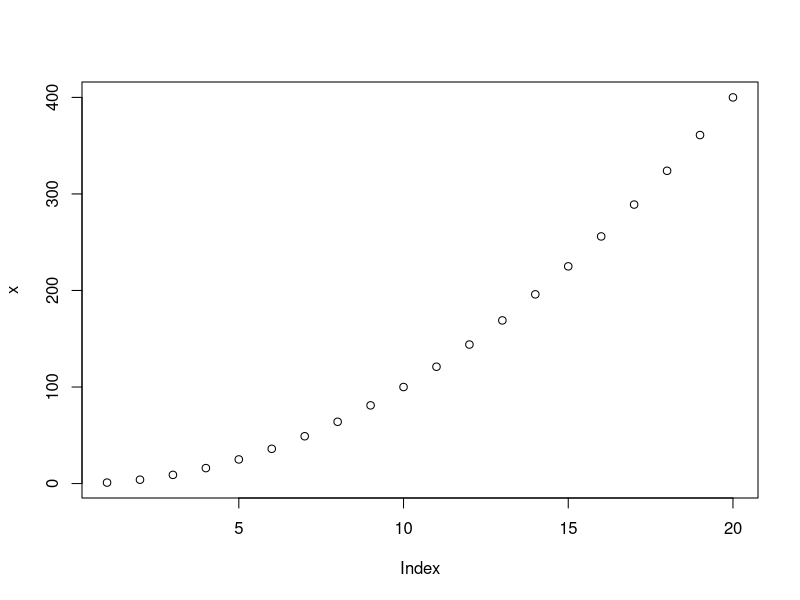
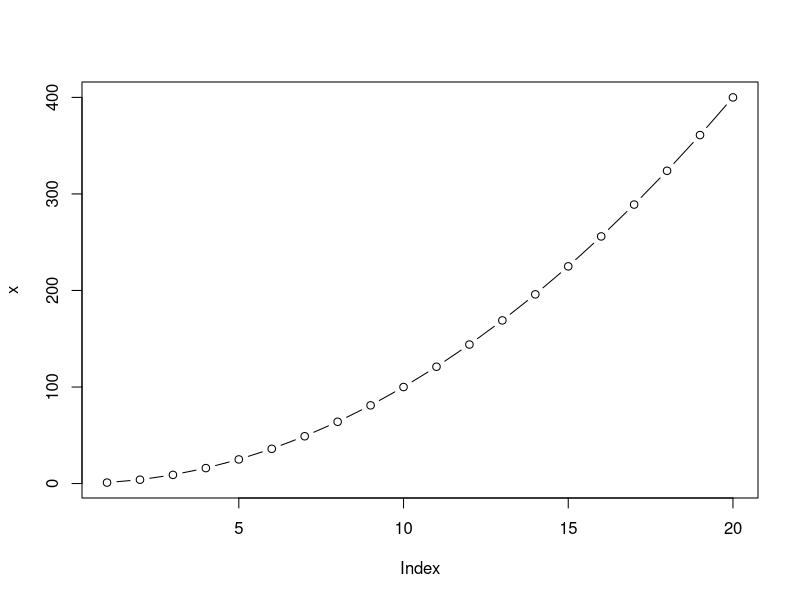
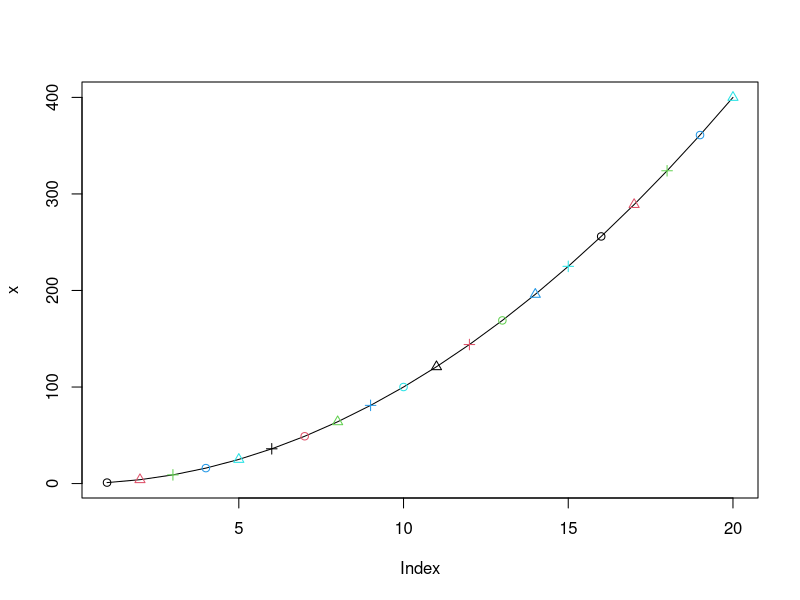
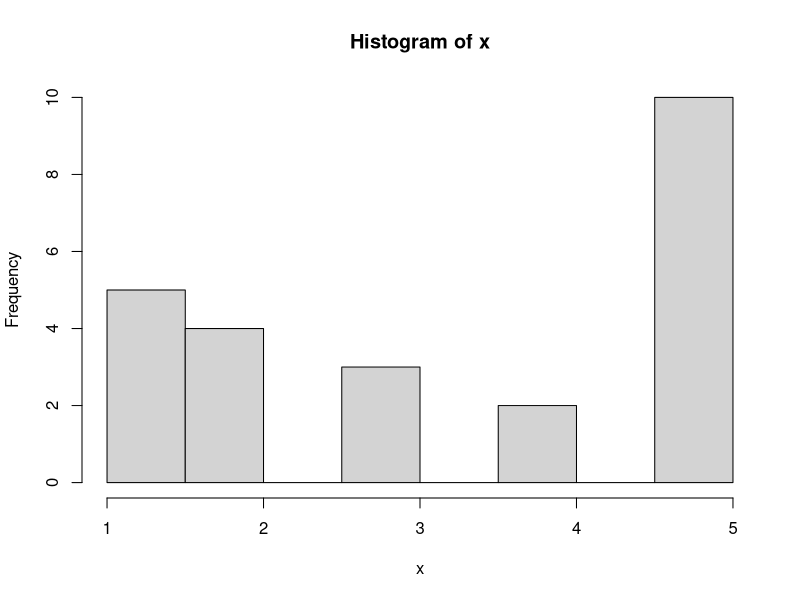
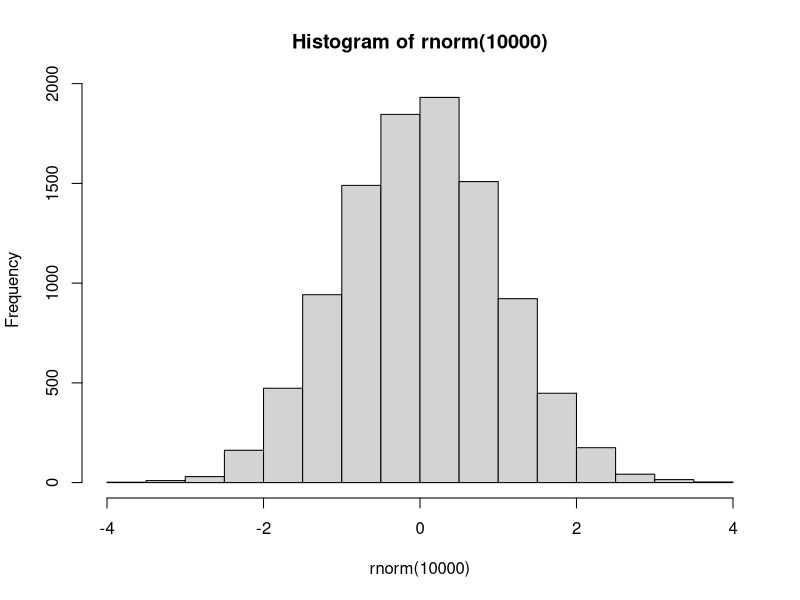

Write R code to recreate these figures, in order.
x<-1:10
print(x)
x[4]<-"String" #no es necesario especificar tipo solo si se cambia
print(x)

LOG <-function(n)n*2
print(LOG(100))

#character scaping, especificar caracteres literales
x <- c("Doble comilla",'comilla simple')
print(x)
x <- c("Doble comilla",'comilla " simple')
print(x)
x <- c("doble comilla",'comilla " simple',"poner doble comilla \" interna")
print(x)
x <- c("Prueba")
print(nchar(x))
x<-c("Prueba\"")
print(x)
print(nchar(x))

x<- c("Prueba\\")
print(x)
print(nchar(x))

x<- c("Prueba\\\\") 
print(x)
print(nchar(x))

#NA--> dato que falta,es como borrar la variable, not found y NA es casi lo mismo
x <-c(1,2,3,NA,6)
print(x)

x=NULL
#tambien existe null, es como borrar variable
print(ls())
x <-c("1","2","3","no jala")
print(x)
as.numeric(x)
print(x)

#para quitar haces esto
na.omit(as.numeric(x))
is.na(x)
n<-as.numeric(x)
print(n)
print(is.na(n))
#no se puede hacer n==NA
print(n==NA)
Inf
-Inf
#generar seccuencias
print(seq(1,10))
print(seq(1,10,3))
print(seq(1,11,3))
#print(seq(11,1,3))
print(seq(11,1))
print(seq(11,11,-3))

print(seq(11,1,length.out=4))#(11-1)/4 y se le suma el valor

print(pi)
print(letters)
print(LETTERS)
print(month.name)

print(rep(1:3,times=c(3,2,1)))
print(rep(1:3,times=30:28))

print(table(rep(1:3,times=30:28)))
print(rep(1:3,times=3))

print(1:5)
print(seq(5,1))
print(rep(5,4))
print(seq(1,100,by=4))
print(1:25*4-3)

#Indexado de vectores
x<-1:100
print(x)
print(x[8])
x<-100:1
print(x)
print(x[8])

print(x[0])#no se puede, regresa vector null
print(x[-1])#regresa vector sin el primer elemento
print(x[-1][8])
print(x[-c(1,3,5)])
print(x)
print(x[-c(-1,-3,-5)])#solo puede eliminar o seleccionar, no se pueden mezclar

print(x[c(1,1,1,1,1,1,2,2,2,2,2,3,4,5)])

x<- 1:5
names(x)<-c("A","B","C","D","E") #en R no se llama diccionario, se llama vector nombrado
print(x)
print(x[4])
print(x["E"])

print(x[x>3])
print(x>3)

print(x[x>3&x<5])
print(x[x>=3&x<5])

y<-c(1,3,5)
print(y)
y<-c(1,3,5,7)
print(y)
print(x)
print(x[x%in%y])
print(x[y%in%x])
print(y%in%x)
print(y%in%x)

#matrices
m <- matrix(c(1:9),nrow=3,ncol=3,byrow=FALSE,dimnames=list(c("ROW1","ROW2","ROW3"),c("COL1","COL2","COL3")))
print(m)
print(m[2,2])
print(m[1,3])
print(m[1,])#regresa columna
print(m[,3])#regresa fila

#arrays
arry <- array(1:24,dim=c(3,4,2))
print(arry)

#Dataframes--> permite tener diferentes tipos de dato

#listas pueden combinarse
l<-list(c(1,5,3),matrix(1:6,nrow=3),c("Hello","world"))
print(l)
print(l[[2]][,2])
print(l[2])
print(l[2:3])
print(l[[2]][3])
print(l[[2]])

#ploteo
x<-c(1:20)^2
plot(x,type="p")
plot(x,type="b")
plot(x,type="o",pch=1:3,col=1:5)
x<-rep(1:5,times=c(5,4,3,2,10))
print(table(x))
hist(x)
hist(rnorm(10000))

gender <-(c("machote","feminista","machote","feminista","feminista"))
print(gender)#no sale entre comillas es factor
class(gender)
gender.char<-(c("machote","feminista","machote","feminista","feminista"))
print(class(gender.char))
print(gender)
print(as.integer(gender)) #te permite representarlo como numero

L<-list(c(1,5,3),matrix(1:6,nrow=3),c("Hello","World"))

v = list(bob=c(2,3,5),john=c("aa","bb"))
print(v)


#sample --> shuffle

x =c(rep(1,5),rep(2,3),rep(3,2))
print(x)
x<-sample(x)
print(x)
table(x)
print(table(x*2))
